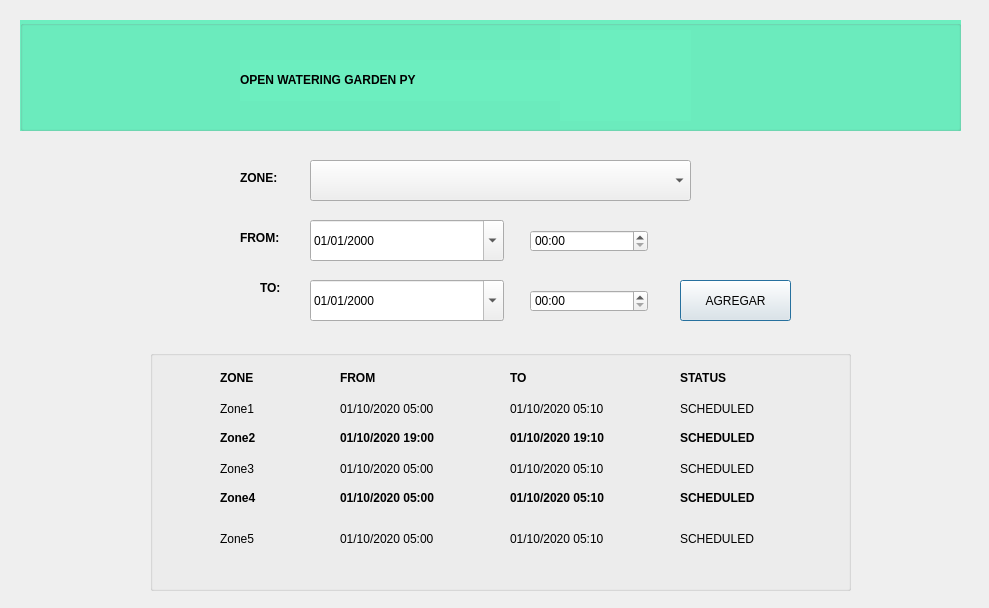
<?xml version="1.0" encoding="UTF-8"?>
<ui version="4.0">
 <class>Dialog</class>
 <widget class="QDialog" name="Dialog">
  <property name="geometry">
   <rect>
    <x>0</x>
    <y>0</y>
    <width>989</width>
    <height>608</height>
   </rect>
  </property>
  <property name="windowTitle">
   <string>Dialog</string>
  </property>
  <widget class="QGroupBox" name="groupBox">
   <property name="geometry">
    <rect>
     <x>20</x>
     <y>20</y>
     <width>941</width>
     <height>111</height>
    </rect>
   </property>
   <property name="styleSheet">
    <string notr="true">background-color: #6CEEBF;</string>
   </property>
   <property name="title">
    <string/>
   </property>
   <widget class="QLabel" name="label_29">
    <property name="geometry">
     <rect>
      <x>540</x>
      <y>10</y>
      <width>131</width>
      <height>91</height>
     </rect>
    </property>
    <property name="styleSheet">
     <string notr="true">image: url(:/images/images/irrigacion.png);</string>
    </property>
    <property name="text">
     <string/>
    </property>
   </widget>
   <widget class="QLabel" name="label">
    <property name="geometry">
     <rect>
      <x>220</x>
      <y>40</y>
      <width>331</width>
      <height>41</height>
     </rect>
    </property>
    <property name="styleSheet">
     <string notr="true">font: 75 18pt &quot;Roboto&quot;;</string>
    </property>
    <property name="text">
     <string>&lt;html&gt;&lt;head/&gt;&lt;body&gt;&lt;p&gt;&lt;span style=&quot; font-weight:600;&quot;&gt;OPEN WATERING GARDEN PY&lt;/span&gt;&lt;/p&gt;&lt;/body&gt;&lt;/html&gt;</string>
    </property>
   </widget>
  </widget>
  <widget class="QLabel" name="label_2">
   <property name="geometry">
    <rect>
     <x>240</x>
     <y>170</y>
     <width>51</width>
     <height>17</height>
    </rect>
   </property>
   <property name="styleSheet">
    <string notr="true">font: 75 11pt &quot;Roboto&quot;;</string>
   </property>
   <property name="text">
    <string>&lt;html&gt;&lt;head/&gt;&lt;body&gt;&lt;p&gt;&lt;span style=&quot; font-weight:600;&quot;&gt;ZONE:&lt;/span&gt;&lt;/p&gt;&lt;/body&gt;&lt;/html&gt;</string>
   </property>
  </widget>
  <widget class="QComboBox" name="cmbZones">
   <property name="geometry">
    <rect>
     <x>310</x>
     <y>160</y>
     <width>381</width>
     <height>41</height>
    </rect>
   </property>
  </widget>
  <widget class="QLabel" name="label_3">
   <property name="geometry">
    <rect>
     <x>240</x>
     <y>230</y>
     <width>67</width>
     <height>17</height>
    </rect>
   </property>
   <property name="styleSheet">
    <string notr="true">font: 75 11pt &quot;Roboto&quot;;</string>
   </property>
   <property name="text">
    <string>&lt;html&gt;&lt;head/&gt;&lt;body&gt;&lt;p&gt;&lt;span style=&quot; font-weight:600;&quot;&gt;FROM:&lt;/span&gt;&lt;/p&gt;&lt;/body&gt;&lt;/html&gt;</string>
   </property>
  </widget>
  <widget class="QLabel" name="label_4">
   <property name="geometry">
    <rect>
     <x>260</x>
     <y>280</y>
     <width>31</width>
     <height>17</height>
    </rect>
   </property>
   <property name="styleSheet">
    <string notr="true"/>
   </property>
   <property name="text">
    <string>&lt;html&gt;&lt;head/&gt;&lt;body&gt;&lt;p&gt;&lt;span style=&quot; font-weight:600;&quot;&gt;TO:&lt;/span&gt;&lt;/p&gt;&lt;/body&gt;&lt;/html&gt;</string>
   </property>
  </widget>
  <widget class="QPushButton" name="pushButtonSaveSchedule">
   <property name="geometry">
    <rect>
     <x>680</x>
     <y>280</y>
     <width>111</width>
     <height>41</height>
    </rect>
   </property>
   <property name="text">
    <string>AGREGAR</string>
   </property>
  </widget>
  <widget class="QGroupBox" name="groupBoxList">
   <property name="geometry">
    <rect>
     <x>150</x>
     <y>350</y>
     <width>701</width>
     <height>241</height>
    </rect>
   </property>
   <property name="title">
    <string/>
   </property>
   <widget class="QLabel" name="label_5">
    <property name="geometry">
     <rect>
      <x>70</x>
      <y>50</y>
      <width>67</width>
      <height>17</height>
     </rect>
    </property>
    <property name="text">
     <string>Zone1</string>
    </property>
   </widget>
   <widget class="QLabel" name="label_6">
    <property name="geometry">
     <rect>
      <x>190</x>
      <y>50</y>
      <width>141</width>
      <height>17</height>
     </rect>
    </property>
    <property name="text">
     <string>01/10/2020 05:00</string>
    </property>
   </widget>
   <widget class="QLabel" name="label_7">
    <property name="geometry">
     <rect>
      <x>360</x>
      <y>50</y>
      <width>141</width>
      <height>17</height>
     </rect>
    </property>
    <property name="text">
     <string>01/10/2020 05:10</string>
    </property>
   </widget>
   <widget class="QLabel" name="label_8">
    <property name="geometry">
     <rect>
      <x>70</x>
      <y>20</y>
      <width>67</width>
      <height>17</height>
     </rect>
    </property>
    <property name="text">
     <string>&lt;html&gt;&lt;head/&gt;&lt;body&gt;&lt;p&gt;&lt;span style=&quot; font-weight:600;&quot;&gt;ZONE&lt;/span&gt;&lt;/p&gt;&lt;/body&gt;&lt;/html&gt;</string>
    </property>
   </widget>
   <widget class="QLabel" name="label_9">
    <property name="geometry">
     <rect>
      <x>190</x>
      <y>20</y>
      <width>67</width>
      <height>17</height>
     </rect>
    </property>
    <property name="text">
     <string>&lt;html&gt;&lt;head/&gt;&lt;body&gt;&lt;p&gt;&lt;span style=&quot; font-weight:600;&quot;&gt;FROM&lt;/span&gt;&lt;/p&gt;&lt;/body&gt;&lt;/html&gt;</string>
    </property>
   </widget>
   <widget class="QLabel" name="label_10">
    <property name="geometry">
     <rect>
      <x>360</x>
      <y>20</y>
      <width>67</width>
      <height>17</height>
     </rect>
    </property>
    <property name="text">
     <string>&lt;html&gt;&lt;head/&gt;&lt;body&gt;&lt;p&gt;&lt;span style=&quot; font-weight:600;&quot;&gt;TO&lt;/span&gt;&lt;/p&gt;&lt;/body&gt;&lt;/html&gt;</string>
    </property>
   </widget>
   <widget class="QLabel" name="label_11">
    <property name="geometry">
     <rect>
      <x>530</x>
      <y>20</y>
      <width>67</width>
      <height>17</height>
     </rect>
    </property>
    <property name="styleSheet">
     <string notr="true">font: 75 11pt &quot;Roboto&quot;;</string>
    </property>
    <property name="text">
     <string>&lt;html&gt;&lt;head/&gt;&lt;body&gt;&lt;p&gt;&lt;span style=&quot; font-weight:600;&quot;&gt;STATUS&lt;/span&gt;&lt;/p&gt;&lt;/body&gt;&lt;/html&gt;</string>
    </property>
   </widget>
   <widget class="QLabel" name="label_12">
    <property name="geometry">
     <rect>
      <x>530</x>
      <y>50</y>
      <width>141</width>
      <height>17</height>
     </rect>
    </property>
    <property name="text">
     <string>SCHEDULED</string>
    </property>
   </widget>
   <widget class="QLabel" name="label_13">
    <property name="geometry">
     <rect>
      <x>530</x>
      <y>80</y>
      <width>141</width>
      <height>17</height>
     </rect>
    </property>
    <property name="text">
     <string>&lt;html&gt;&lt;head/&gt;&lt;body&gt;&lt;p&gt;&lt;span style=&quot; font-weight:600;&quot;&gt;SCHEDULED&lt;/span&gt;&lt;/p&gt;&lt;/body&gt;&lt;/html&gt;</string>
    </property>
   </widget>
   <widget class="QLabel" name="label_14">
    <property name="geometry">
     <rect>
      <x>190</x>
      <y>80</y>
      <width>141</width>
      <height>17</height>
     </rect>
    </property>
    <property name="text">
     <string>&lt;html&gt;&lt;head/&gt;&lt;body&gt;&lt;p&gt;&lt;span style=&quot; font-weight:600;&quot;&gt;01/10/2020 19:00&lt;/span&gt;&lt;/p&gt;&lt;/body&gt;&lt;/html&gt;</string>
    </property>
   </widget>
   <widget class="QLabel" name="label_15">
    <property name="geometry">
     <rect>
      <x>70</x>
      <y>80</y>
      <width>67</width>
      <height>17</height>
     </rect>
    </property>
    <property name="text">
     <string>&lt;html&gt;&lt;head/&gt;&lt;body&gt;&lt;p&gt;&lt;span style=&quot; font-weight:600;&quot;&gt;Zone2&lt;/span&gt;&lt;/p&gt;&lt;/body&gt;&lt;/html&gt;</string>
    </property>
   </widget>
   <widget class="QLabel" name="label_16">
    <property name="geometry">
     <rect>
      <x>360</x>
      <y>80</y>
      <width>141</width>
      <height>17</height>
     </rect>
    </property>
    <property name="text">
     <string>&lt;html&gt;&lt;head/&gt;&lt;body&gt;&lt;p&gt;&lt;span style=&quot; font-weight:600;&quot;&gt;01/10/2020 19:10&lt;/span&gt;&lt;/p&gt;&lt;/body&gt;&lt;/html&gt;</string>
    </property>
   </widget>
   <widget class="QLabel" name="label_17">
    <property name="geometry">
     <rect>
      <x>530</x>
      <y>110</y>
      <width>141</width>
      <height>17</height>
     </rect>
    </property>
    <property name="text">
     <string>SCHEDULED</string>
    </property>
   </widget>
   <widget class="QLabel" name="label_18">
    <property name="geometry">
     <rect>
      <x>190</x>
      <y>110</y>
      <width>141</width>
      <height>17</height>
     </rect>
    </property>
    <property name="text">
     <string>01/10/2020 05:00</string>
    </property>
   </widget>
   <widget class="QLabel" name="label_19">
    <property name="geometry">
     <rect>
      <x>70</x>
      <y>110</y>
      <width>67</width>
      <height>17</height>
     </rect>
    </property>
    <property name="text">
     <string>Zone3</string>
    </property>
   </widget>
   <widget class="QLabel" name="label_20">
    <property name="geometry">
     <rect>
      <x>360</x>
      <y>110</y>
      <width>141</width>
      <height>17</height>
     </rect>
    </property>
    <property name="text">
     <string>01/10/2020 05:10</string>
    </property>
   </widget>
   <widget class="QLabel" name="label_21">
    <property name="geometry">
     <rect>
      <x>530</x>
      <y>140</y>
      <width>141</width>
      <height>17</height>
     </rect>
    </property>
    <property name="text">
     <string>&lt;html&gt;&lt;head/&gt;&lt;body&gt;&lt;p&gt;&lt;span style=&quot; font-weight:600;&quot;&gt;SCHEDULED&lt;/span&gt;&lt;/p&gt;&lt;/body&gt;&lt;/html&gt;</string>
    </property>
   </widget>
   <widget class="QLabel" name="label_22">
    <property name="geometry">
     <rect>
      <x>190</x>
      <y>140</y>
      <width>141</width>
      <height>17</height>
     </rect>
    </property>
    <property name="text">
     <string>&lt;html&gt;&lt;head/&gt;&lt;body&gt;&lt;p&gt;&lt;span style=&quot; font-weight:600;&quot;&gt;01/10/2020 05:00&lt;/span&gt;&lt;/p&gt;&lt;/body&gt;&lt;/html&gt;</string>
    </property>
   </widget>
   <widget class="QLabel" name="label_23">
    <property name="geometry">
     <rect>
      <x>70</x>
      <y>140</y>
      <width>67</width>
      <height>17</height>
     </rect>
    </property>
    <property name="text">
     <string>&lt;html&gt;&lt;head/&gt;&lt;body&gt;&lt;p&gt;&lt;span style=&quot; font-weight:600;&quot;&gt;Zone4&lt;/span&gt;&lt;/p&gt;&lt;/body&gt;&lt;/html&gt;</string>
    </property>
   </widget>
   <widget class="QLabel" name="label_24">
    <property name="geometry">
     <rect>
      <x>360</x>
      <y>140</y>
      <width>141</width>
      <height>17</height>
     </rect>
    </property>
    <property name="text">
     <string>&lt;html&gt;&lt;head/&gt;&lt;body&gt;&lt;p&gt;&lt;span style=&quot; font-weight:600;&quot;&gt;01/10/2020 05:10&lt;/span&gt;&lt;/p&gt;&lt;/body&gt;&lt;/html&gt;</string>
    </property>
   </widget>
   <widget class="QLabel" name="label_25">
    <property name="geometry">
     <rect>
      <x>530</x>
      <y>180</y>
      <width>141</width>
      <height>17</height>
     </rect>
    </property>
    <property name="text">
     <string>SCHEDULED</string>
    </property>
   </widget>
   <widget class="QLabel" name="label_26">
    <property name="geometry">
     <rect>
      <x>70</x>
      <y>180</y>
      <width>67</width>
      <height>17</height>
     </rect>
    </property>
    <property name="text">
     <string>Zone5</string>
    </property>
   </widget>
   <widget class="QLabel" name="label_27">
    <property name="geometry">
     <rect>
      <x>360</x>
      <y>180</y>
      <width>141</width>
      <height>17</height>
     </rect>
    </property>
    <property name="text">
     <string>01/10/2020 05:10</string>
    </property>
   </widget>
   <widget class="QLabel" name="label_28">
    <property name="geometry">
     <rect>
      <x>190</x>
      <y>180</y>
      <width>141</width>
      <height>17</height>
     </rect>
    </property>
    <property name="text">
     <string>01/10/2020 05:00</string>
    </property>
   </widget>
  </widget>
  <widget class="QDateTimeEdit" name="dateTimeFrom">
   <property name="geometry">
    <rect>
     <x>310</x>
     <y>220</y>
     <width>194</width>
     <height>41</height>
    </rect>
   </property>
   <property name="displayFormat">
    <string>dd/MM/yyyy</string>
   </property>
   <property name="calendarPopup">
    <bool>true</bool>
   </property>
  </widget>
  <widget class="QDateTimeEdit" name="dateTimeTo">
   <property name="geometry">
    <rect>
     <x>310</x>
     <y>280</y>
     <width>194</width>
     <height>41</height>
    </rect>
   </property>
   <property name="displayFormat">
    <string>dd/MM/yyyy</string>
   </property>
   <property name="calendarPopup">
    <bool>true</bool>
   </property>
  </widget>
  <widget class="QTimeEdit" name="timeEditFrom">
   <property name="geometry">
    <rect>
     <x>530</x>
     <y>230</y>
     <width>118</width>
     <height>22</height>
    </rect>
   </property>
   <property name="displayFormat">
    <string>HH:mm</string>
   </property>
   <property name="calendarPopup">
    <bool>true</bool>
   </property>
  </widget>
  <widget class="QTimeEdit" name="timeEditTo">
   <property name="geometry">
    <rect>
     <x>530</x>
     <y>290</y>
     <width>118</width>
     <height>22</height>
    </rect>
   </property>
   <property name="displayFormat">
    <string>HH:mm</string>
   </property>
   <property name="calendarPopup">
    <bool>true</bool>
   </property>
  </widget>
 </widget>
 <resources/>
 <connections/>
</ui>
